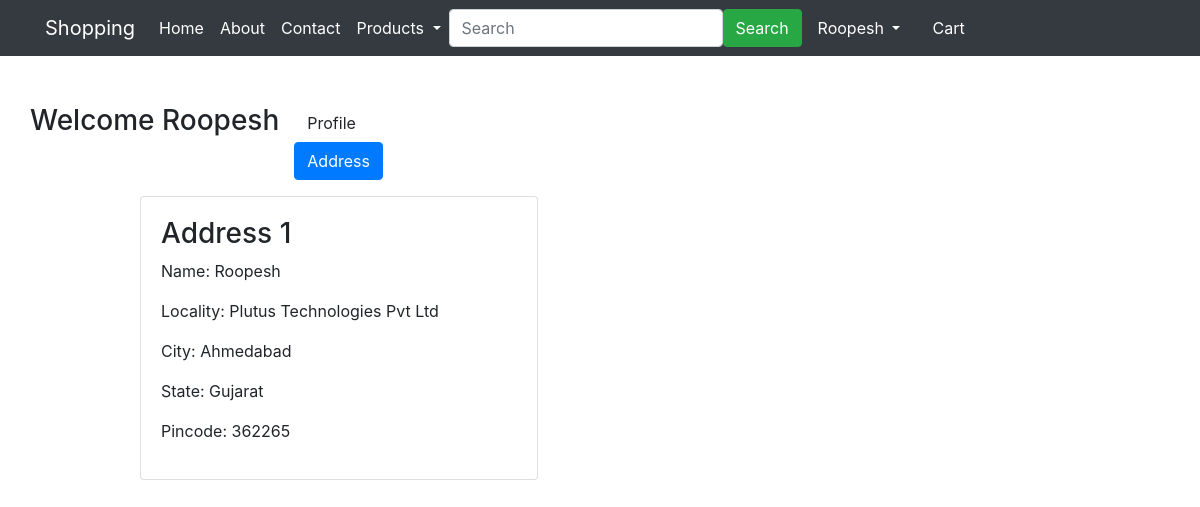
The app's page /address/ (signed in) with its own data.
### app/models.py (models this page shows, shortened)
class Customer(models.Model):
    user = models.OneToOneField(User, related_name='customer', on_delete=models.CASCADE)
    name = models.CharField(max_length=20)
    locality = models.CharField(max_length=20)
    city = models.CharField(max_length=20)
    zipcode = models.IntegerField()
    state = models.CharField(choices=STATE_CHOICES, max_length=50)

### app/views.py (the view)
# urls.py: path('address/', views.address, name='address'),
@login_required
def address(request):
    add = Customer.objects.filter(user=request.user)
    return render(request, 'app/address.html', {'add': add, 'active': 'btn-primary'})

### app/templates/app/address.html (shortened to what this page needs)
{% extends 'app/basic.html' %}
{% block body %}
<div class="container my-5">
 <div class="row">
  <h3>Welcome <span class="text-capitalize">{{request.user}}</span></h3>
  <div class="col-sm-2 border-end">
   <ul class="list-unstyled">
    <li class="d-grid"><a href="{% url 'profile' %}" class="btn ">Profile</a></li>
    <li class="d-grid"><a href="{% url 'address' %}" class="btn {{active}}">Address</a></li>
   </ul>
  </div>
  <div class="col-sm-9 offset-sm-1">
   <div class="row">
    {% for ad in add %}
    <div class="col-sm-6">
     <div class="card">
      <div class="card-body">
       <h3>Address {{forloop.counter}}</h3>
       <p>Name: {{ad.name}}</p>
       <p>Locality: {{ad.locality}}</p>
       <p>City: {{ad.city}}</p>
       <p>State: {{ad.state}}</p>
       <p>Pincode: {{ad.zipcode}}</p>
      </div>
     </div>
    </div>
    {% endfor %}
   </div>
  </div>
 </div>
</div>
{% endblock %}

### app/templates/app/basic.html (shortened to what this page needs)
<!doctype html>
<html lang="en">
  <head>
    <link rel="stylesheet" href="https://stackpath.bootstrapcdn.com/bootstrap/4.2.1/css/bootstrap.min.css">
  </head>
  <body>
  <nav class="navbar navbar-expand-lg navbar-dark bg-dark">
     <div class="container">
       <a class="navbar-brand" href="/">Shopping</a>
       <div class="collapse navbar-collapse" id="navbarSupportedContent">
         <ul class="navbar-nav me-auto mb-2 mb-lg-0">
           <li class="nav-item">
             <a class="nav-link active" aria-current="page" href="/">Home</a>
           </li>
           <li class="nav-item">
             <a class="nav-link active" aria-current="page" href="/about">About</a>
           </li>
           <li class="nav-item">
             <a class="nav-link active" aria-current="page" href="/contact">Contact</a>
           </li>
           <li class="nav-item dropdown">
             <a class="nav-link dropdown-toggle text-white" href="#" id="electronicsDropdown" role="button" data-bs-toggle="dropdown" aria-expanded="false">
               Products
             </a>
           </li>
         </ul>
         <form method="get" action="/search" class="d-flex">
           <input name="search" id="search" class="form-control me-2" type="search" placeholder="Search" aria-label="Search">
           <button class="btn btn-success" type="submit">Search</button>
         </form>
         <div>
          <ul class="navbar-nav me-auto mb-2 mb-lg-0">
                           {% if request.user.is_authenticated %}
           <li class="nav-item dropdown mx-2">
              <a class="nav-link dropdown-toggle text-white" href="#" id="profileDropdown" role="button" data-bs-toggle="dropdown" aria-expanded="false">
                  <span class="text-capitalize">{{request.user}}</span>
              </a>
            </li>
            <li class="nav-item mx-2">
             <a href="{% url 'showcart' %}" class="nav-link text-white"> Cart </a>
            </li>
              {% endif %}
          </ul>
         </div>
       </div>
     </div>
    </nav>
  {% block body %}{% endblock %}
  </body>
</html>

### records on screen
Customer: name "Roopesh", locality "Plutus Technologies Pvt Ltd", city "Ahmedabad", state "Gujarat", zipcode "362265"

### other values on screen
{{ request.user }} "Roopesh"
